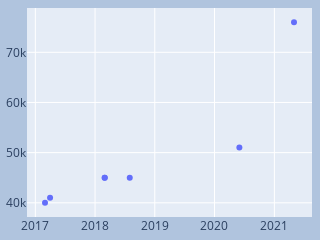

This figure's notebook cell:
### Code cell
nl.get_graph()

### Figure 1 — Plotly figure (JSON) as saved in the notebook; plotly's stock layout.template omitted (floating-point values rounded to 4 significant figures)
{"data": [{"hovertemplate": "date=%{x}<br>price=%{y}<extra></extra>", "legendgroup": "", "marker": {"color": "#636efa", "symbol": "circle"}, "mode": "markers", "name": "", "orientation": "v", "showlegend": false, "type": "scatter", "x": ["2017-03-01", "2017-04-01", "2018-03-01", "2018-03-01", "2018-08-01", "2020-06-01", "2021-05-01"], "xaxis": "x", "y": [40000, 41000, 45000, 45000, 45000, 51000, 76000], "yaxis": "y"}], "layout": {"autosize": false, "height": 200, "legend": {"tracegroupgap": 0}, "margin": {"b": 6, "l": 6, "pad": 0, "r": 8, "t": 8}, "paper_bgcolor": "LightSteelBlue", "uniformtext": {"minsize": 8, "mode": "hide"}, "width": 300, "xaxis": {"anchor": "y", "domain": [0, 1], "title": {}}, "yaxis": {"anchor": "x", "domain": [0, 1], "title": {}}}}
